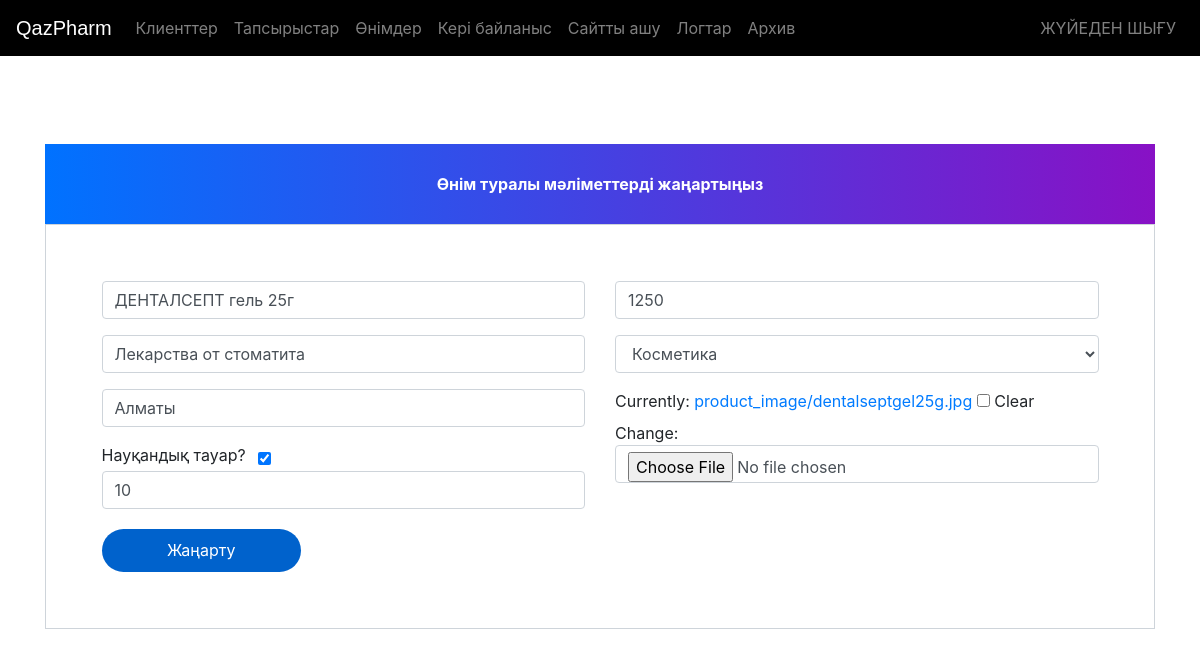
Page /update-product/14 (signed in) on the committed database.
### ecom/models.py (models this page shows, shortened)
class Product(models.Model):
    CATEGORY_CHOICES = (
        ('drugs', 'Дәрілік заттар'),
        ('vitamins', 'Витаминдер мен диеталық қоспалар'),
        ('medical', 'Медициналық мақсаттағы бұйымдар'),
        ('mother', 'Ана мен бала'),
        ('medtech', 'Медициналық техника'),
        ('cosmetics', 'Косметика'),
        ('hygiene', 'Гигиена'),
    )
    name = models.CharField(max_length=40)
    product_image = models.ImageField(upload_to='product_image/', null=True, blank=True, default="profile_pic/CustomerProfilePic/default.jpg")
    price = models.PositiveIntegerField()
    description = models.CharField(max_length=40)
    s_name = models.CharField(max_length=40, blank=True)
    s_description = models.CharField(max_length=40, blank=True)
    is_promoted = models.BooleanField(default=False)
    discount_percentage = models.PositiveIntegerField(default=0, blank=True, null=True)
    category = models.CharField(max_length=40, choices=CATEGORY_CHOICES, default="uncategorized")
    manufacturer = models.CharField(max_length=100, default="Белгісіз")
    structure = models.CharField(max_length=100, default="Белгісіз", null=True, blank=True)
    def __str__(self):
        return self.name

### ecom/views.py (the view, shortened to what this page needs)
# urls.py: path('update-product/<int:pk>', views.update_product_view,name='update-product'),
@login_required(login_url='adminlogin')
def update_product_view(request, pk):
    print(f"Received request to update product with id: {pk}")
    product = models.Product.objects.get(id=pk)
    print(f"Fetched product: {product}")
    productForm = forms.ProductForm(instance=product)
    return render(request, 'ecom/admin_update_product.html', {'productForm': productForm})

### ecom/forms.py
class ProductForm(forms.ModelForm):
    class Meta:
        model = models.Product
        fields = ['name', 'product_image', 'price', 'description', 'category', 'manufacturer', 'structure', 'is_promoted', 'discount_percentage']
        widgets = {
            'is_promoted': forms.CheckboxInput(attrs={'class': 'form-check-input'}),
            'discount_percentage': forms.NumberInput(attrs={'class': 'form-control', 'min': 0, 'max': 100, 'step': 5}),
            'category': forms.Select(attrs={'class': 'form-control'}),
            'manufacturer': forms.TextInput(attrs={'class': 'form-control'}),
            'structure': forms.TextInput(attrs={'class': 'form-control'}),
        }
    is_promoted = forms.BooleanField(required=False, label='Is Promoted?')
    discount_percentage = forms.IntegerField(required=False, label='Discount Percentage (%)')
    category = forms.ChoiceField(choices=models.Product.CATEGORY_CHOICES, label='Category')
    manufacturer = forms.CharField(required=False, label='Manufacturer')

### templates/ecom/admin_update_product.html (shortened to what this page needs)
{% extends 'ecom/admin_base.html' %}
{% load widget_tweaks %}
{% block content %}
<head>
  <link href="//maxcdn.bootstrapcdn.com/bootstrap/4.1.1/css/bootstrap.min.css" rel="stylesheet" id="bootstrap-css">
</head>
<br><br><br><br><br><br>
<form method="post" enctype="multipart/form-data">
  <div class="container register-form">
    <div class="form">
      <div class="note">
        <p>Өнім туралы мәліметтерді жаңартыңыз</p>
      </div>
      <div class="form-content">
        <div class="row">
          <div class="col-md-6">
            <div class="form-group">
              {% render_field productForm.name class="form-control" placeholder="Өнім атауы" %}
            </div>
            <div class="form-group">
              {% render_field productForm.description class="form-control" placeholder="Сипаттама" %}
            </div>
            <div class="form-group">
              {% render_field productForm.manufacturer class="form-control" placeholder="Жасаушы" %}
            </div>
            <div class="form-group">
              <label for="{{ productForm.is_promoted.id_for_label }}">Науқандық тауар?</label>
              {% render_field productForm.is_promoted class="form-check-input" %}
            </div>
            <div class = "class1">
              {% render_field productForm.discount_percentage class="form-control" placeholder="Скидка %" %}
            </div>
          </div>
          <div class="col-md-6">
            <div class="form-group">
              {% render_field productForm.price class="form-control" placeholder="Бағасы" %}
            </div>
            <div class="form-group">
              {% render_field productForm.category class="form-control" placeholder="category" %}
            </div>
            <div class="form-group">
              {% render_field productForm.product_image class="form-control" placeholder="Өнімнің суреті" %}
            </div>
          </div>
        </div>
        <button type="submit" class="btnSubmit">Жаңарту</button>
      </div>
    </div>
  </div>
</form>
{% endblock content %}

### templates/ecom/admin_update_product.html (style rules this page uses)
a:link { text-decoration: none; }
.note { text-align: center; height: 80px; background: -webkit-linear-gradient(left, #0072ff, #8811c5); color: #fff; font-weight: bold; line-height: 80px; }
.form-content { padding: 5%; border: 1px solid #ced4da; margin-bottom: 2%; }
.form-control { border-radius: 1.5rem; }
.btnSubmit { border: none; border-radius: 1.5rem; padding: 1%; width: 20%; cursor: pointer; background: #0062cc; color: #fff; }
.class1 { right: 0px; top: -20px; position:relative; }
.form-check-input { margin-top: 0.6rem; margin-left: 0.75rem; }

### rows in the picture
Product: name "ДЕНТАЛСЕПТ гель 25г", description "Лекарства от стоматита", manufacturer "Алматы", is_promoted "☑", discount_percentage "10", price "1250", category "Косметика"
